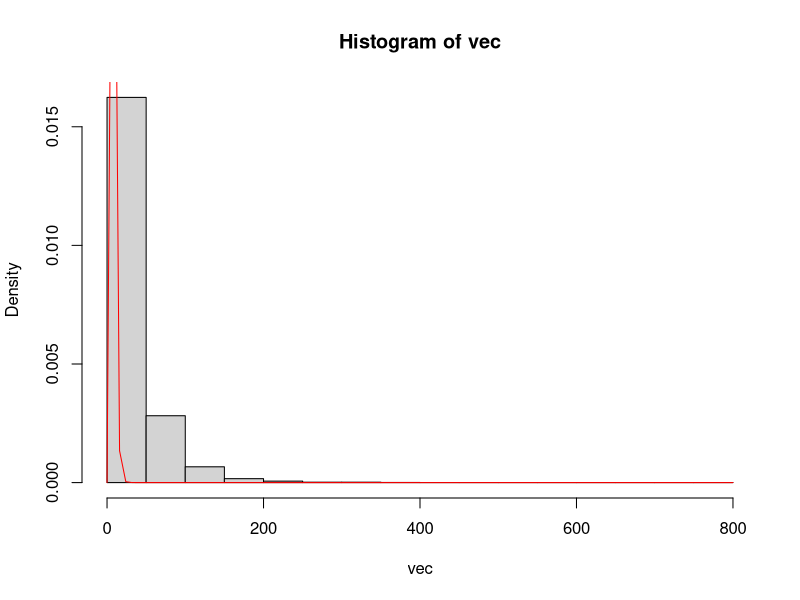

This figure's R source:
# setwd("Workshop/Week4")
# cleanup
rm(list = ls())

# A) Standard normal
f <- function(x) x^2*dnorm(x)
integrate(f, -Inf, Inf)
# 1 with absolute error < 1.2e-07

# B) rexp(4, rate=0.5)
# Chi square with 4 degrees of freedom

sumOfSquared <- function(vec) {
  sum <- 0
  for (i in 1 : length(vec)){
    sum <- sum + vec[i]^2
  }
  sum
}

# using 10^4 samples to generate chisq-esque distribution
N <- 10^4; vec <- numeric(N)
for (i in 1:N) {
  vec[i] <- sumOfSquared(rexp(4, rate=0.5))
}

# finding that this looks similar to chisq
hist(vec, breaks=20, probability = TRUE)

# overlaying with chisq function
curve(dchisq(x,4), add = TRUE, col = "red")